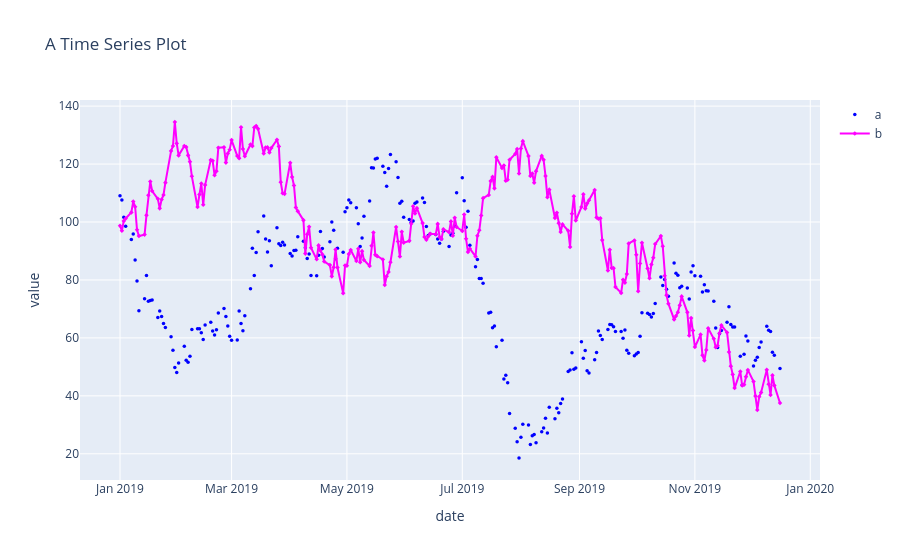

This figure's notebook cell:
### Code cell
import plotly.graph_objects as go

fig = go.Figure()

fig.add_trace(
    go.Scatter(
        x=df.index,
        y=df['a'],
        mode='markers',
        name='a',
        marker=dict(
            symbol='circle',
            size=3.5,
            color='blue'
        )
    )
)

fig.add_trace(
    go.Scatter(
        x=df.index,
        y=df['b'],
        mode='lines+markers',
        name='b',
        line=dict(
            color='magenta'
        ),
        marker=dict(
            symbol='diamond',
            size=3.5,
            color='magenta'
        )
    )
)

fig.update_layout(
    title='A Time Series Plot',
    xaxis_title='date',
    yaxis_title='value'
)

fig.show()

### Figure 1 — Plotly figure (JSON) as saved in the notebook; plotly's stock layout.template omitted (floating-point values rounded to 4 significant figures; data arrays with more than 128 entries replaced by an {"elided": "..."} marker saying what was removed)
{"data": [{"marker": {"color": "blue", "size": 3.5, "symbol": "circle"}, "mode": "markers", "name": "a", "type": "scatter", "x": {"elided": "250 str values"}, "y": {"elided": "250 float values"}}, {"line": {"color": "magenta"}, "marker": {"color": "magenta", "size": 3.5, "symbol": "diamond"}, "mode": "lines+markers", "name": "b", "type": "scatter", "x": {"elided": "250 str values"}, "y": {"elided": "250 float values"}}], "layout": {"title": {"text": "A Time Series Plot"}, "xaxis": {"title": {"text": "date"}}, "yaxis": {"title": {"text": "value"}}}}
